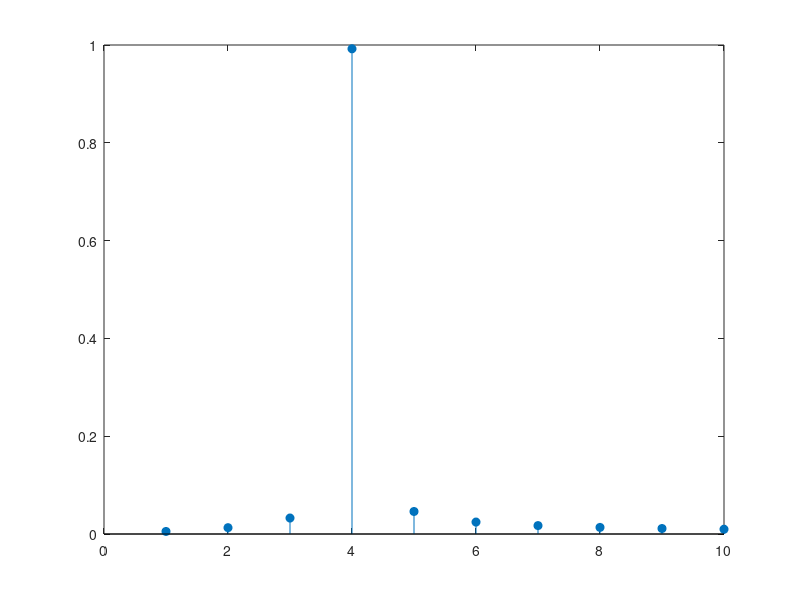

MATLAB code for this plot: (Note: this script raises an error after producing the figure.)
% PECAR_freqsim.m
%
% Create some fake data which has or does not have a periodicity to it and
% attempt to reconstruct it.
clear all
close all

nsim = 1000; % How many times to run the subject groups through the analysis

nsubj = 15;
noise = 2; % 0 is no noise

% The frequency analysis occurs on the pdif so start by creating a pdif
% vector.
dt_sampled = .04;
maxt_sampled = .520;
t_sampled = dt_sampled:dt_sampled:maxt_sampled;

dt = .01;
maxt = 1;

t = 0:dt:maxt;
nt = length(t);

% Find the locations of the sampled time points in this experiment
t_loc = dt_sampled/dt+1:dt_sampled/dt:find(t==maxt_sampled);
nt_sampled = length(t_loc);

Fs = 1/dt_sampled; % sampling frequency
T = 1/Fs; % period
L = nt_sampled-1; % number of sampled periods
f = Fs*(0:(L/2))/L; 
freqs = f(2:end); % sampled frequencies

nCycles = 4; % Make this the period of the effect
amp = 1;
phase = 0;

pdif = amp*sin(2*pi*t*nCycles-pi*phase/180);

y = fft(pdif);
id = 2:11;
figure(2)
stem(2*abs(y(id))/nt,'fill')

% figure(1)
% clf
% subplot(3,1,1)
% hold on
% plot(t, pdif)
% xlabel('Time (s)');
% set(gca,'XTick',0:.1:maxt);
% set(gca,'YTick',-1.5:1.5);
% ylabel('P1/P2 Difference');
% set(gca,'YLim',amp*3*[-1,1]);

%% Now simulate groups of observers
for i = 1:nsim
    
    for ss = 1:nsubj
        % added noise
        pdif_group(ss,:) = pdif(t_loc) + noise*randn(1,nt_sampled);
        
        %% Run the same analysis as on the real data on this noisy pdif
        F = fft(pdif_group(ss,:)); % Only use the time points sampled in the experiment
        
        A = complex2real(F,t(t_loc));
        
        pdif_amps(ss,:) = A.amp(1:end-1);
        
    end
    pdiff_mean_tmp(i,:) = mean(pdif_group);
    pdiff_se_tmp(i,:) = std(pdif_group,1)/sqrt(nsubj);
    
    pdif_amps_mean_tmp(i,:) = mean(pdif_amps);
    pdif_amps_se_tmp(i,:) = std(pdif_amps)/sqrt(nsubj);
    
    maxampfreq(i) = freqs(find(pdif_amps_mean_tmp(i,:) == max(pdif_amps_mean_tmp(i,:)))); % 
end

pdiff_mean = mean(pdiff_mean_tmp);
pdiff_se = mean(pdif_group);

pdif_amps_mean = mean(pdif_amps_mean_tmp);
pdif_amps_se = mean(pdif_amps_se_tmp);

%%
figure(2)
% Plot the mean data of pdif with periodicity
subplot(2,1,1)
hold on
errorbar(t(t_loc), pdiff_mean, pdiff_se, 'ko-')
xlabel('Time (s)');
set(gca,'XTick',0:.1:maxt);
set(gca,'YTick',-1.5:1.5);
ylabel('P1/P2 Difference');
set(gca,'YLim',amp*3*[-1,1]);
title('Example simulation run')

% Plot the frequency spectra
subplot(2,1,2)
hold on
errorbar(freqs,pdif_amps_mean,pdif_amps_se,'ko-')
set(gca,'XTick',freqs,'XTickLabel',round(freqs,3,'Significant'))
xlabel('Frequency')
ylabel('Amplitude')
title('Frequency power')
% Add a line at the real frequency of this fake data
plot([nCycles,nCycles],[0,max(pdif_amps(:))],'k:','LineWidth',2)

figure(3)
clf
hold on
hist(maxampfreq)
set(gca,'XTick',freqs,'XTickLabel',round(freqs,3,'Significant'),...
    'XLim',[0,max(freqs)+1],'YLim',[0,nsim+20])
xlabel('Frequency')
ylabel('Number of simulations')
title(sprintf('Number of simulations with each frequency as a max. Noise: %d. Cycles: %d',noise,nCycles))

bestf = freqs(abs(freqs-nCycles)==min(abs(freqs-nCycles)));
propbest = sum(maxampfreq == bestf)/nsim;
text(freqs(end-4),.75*nsim, sprintf('Proportion with best freq as max: %.2f',propbest))

